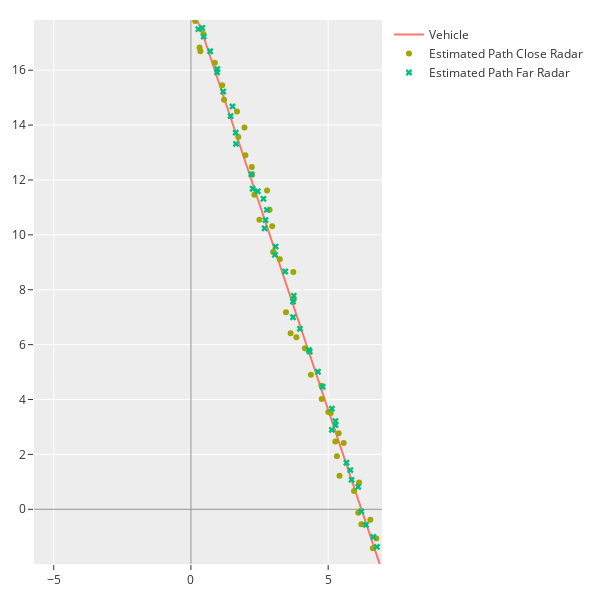

This figure's notebook cell:
### Code cell
fig = plot_dubin( 
                 ["Vehicle", "lines", simple_trajectory],
                 # ["Radar 1", "markers", x_y_1],
                 # ["Radar 2", "markers", x_y_2],
                 ["Estimated Path Close Radar", "markers", [r.x_k_k.T[0] for r in res_close]],
                 ["Estimated Path Far Radar", "markers", [r.x_k_k.T[0] for r in res_far]]

)

fig.data[-1].marker.symbol = "x"

fig.show()
